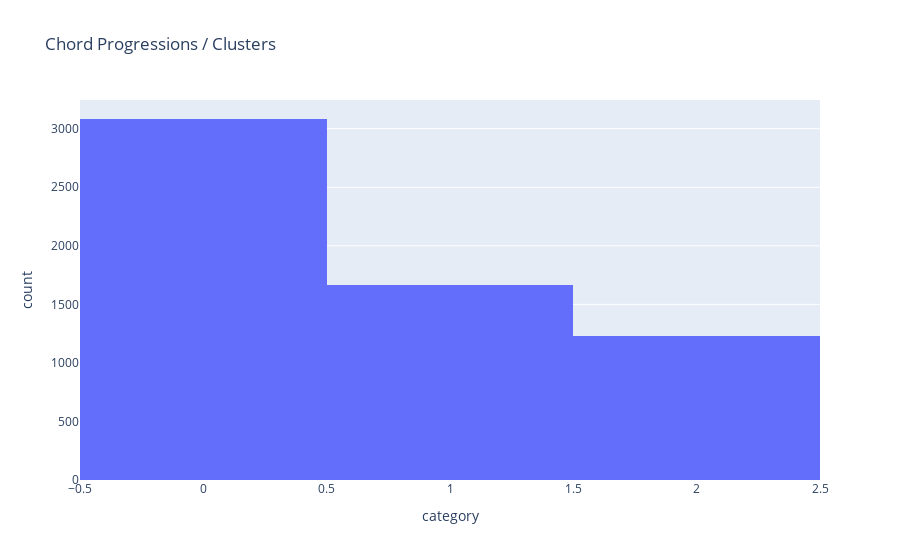

Notebook source saved alongside this figure:
### Code cell
fig = px.histogram(df, x="category", title='Chord Progressions / Clusters')
fig.show()

### Figure 1 — Plotly figure (JSON) as saved in the notebook; plotly's stock layout.template omitted (floating-point values rounded to 4 significant figures; data arrays with more than 128 entries replaced by an {"elided": "..."} marker saying what was removed)
{"data": [{"alignmentgroup": "True", "bingroup": "x", "hovertemplate": "category=%{x}<br>count=%{y}<extra></extra>", "legendgroup": "", "marker": {"color": "#636efa", "pattern": {"shape": ""}}, "name": "", "offsetgroup": "", "orientation": "v", "showlegend": false, "type": "histogram", "x": {"elided": "5980 int values"}, "xaxis": "x", "yaxis": "y"}], "layout": {"barmode": "relative", "legend": {"tracegroupgap": 0}, "title": {"text": "Chord Progressions / Clusters"}, "xaxis": {"anchor": "y", "domain": [0, 1], "title": {"text": "category"}}, "yaxis": {"anchor": "x", "domain": [0, 1], "title": {"text": "count"}}}}
